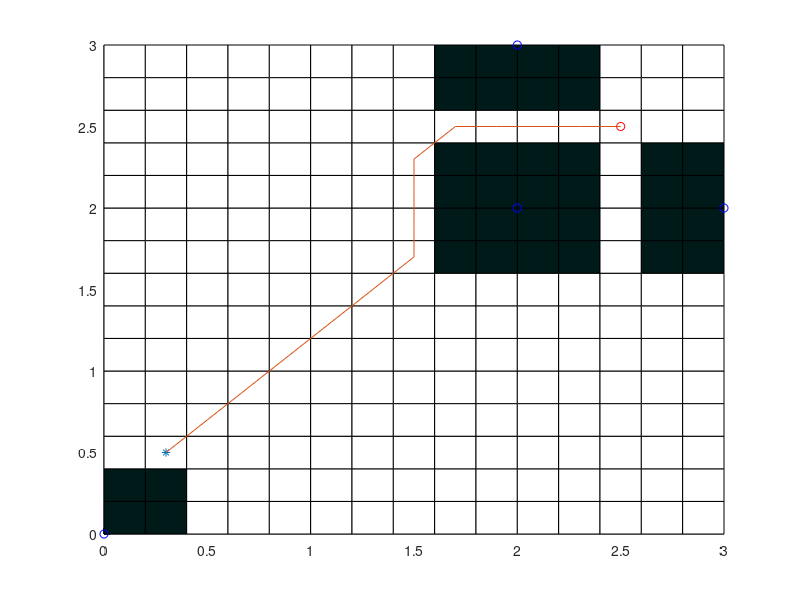

The MATLAB script that drew this image:

function [pathPoints,Grids,Close] = AStarFind()
%   feasible solution available
%     obstlist = [0,0;1.5 2;2 1.5;2 3;2 2;3,2]; 
    %   feasible solution not available
    obstlist = [0,0;2 3;2 2;3,2];
    gres = 0.2;
    [minx,miny,obmap] = CalcObstMap(obstlist,gres);
    goal = [2.5,2.5];
    start_i = [2,3];
    col = goal(1);
    row = goal(2);
    col = ceil((col-minx)/gres);
    row = ceil((row-miny)/gres);
    goal_i = [row,col];
    start = (start_i - 0.5)*gres+[minx,miny];
    [Grids, cost,Close] = AStarSearch(start_i,goal_i,obmap);
    pathIndex = goal_i;
    pathPoints = [];
    while any(pathIndex~=start_i)
        pathIndex_n_1 = pathIndex;
        pathPoints(end+1,:) = (pathIndex-0.5)*gres+[minx,miny]; %#ok<AGROW>
        xi = Grids(pathIndex(1),pathIndex(2),1);
        yi = Grids(pathIndex(1),pathIndex(2),2);
        pathIndex = [xi, yi];        
        if (min(pathIndex_n_1 == pathIndex))
            disp('no feasible route available for this map!');
            break
        end
    end
    pathPoints(end+1,:) = (pathIndex-0.5)*gres+[minx,miny];    % #ok<AGROW>
    draw(minx,miny,gres,obmap,start,goal,obstlist,pathPoints);
    disp(['cost is ',num2str(cost)]);
end
function draw(minx,miny,gres,obmap,start,goal,obstlist,pathPoints)
close all
figure
xlim([0 3]);
ylim([0 3]);
    hold on;
    for i = 1:size(obmap,1)
        for j = 1:size(obmap,2)
            if obmap(i,j) == 1
                rectangle('Position',[[minx,miny]+([i,j]-1)*gres,gres,gres],'FaceColor',[0 .1 .1])
            else
                rectangle('Position',[[minx,miny]+([i,j]-1)*gres,gres,gres],'FaceColor',[1  1  1])
            end
        end
    end
    plot(goal(2),goal(1),'ro');
    plot(start(1),start(2),'*');
    for i = 1:size(obstlist,1)
        plot(obstlist(i,2),obstlist(i,1),'bo');
    end
    plot(pathPoints(:,1),pathPoints(:,2));
end
function [minx,miny,obmap] = CalcObstMap(obstlist,gres)
    minx = min(obstlist(:,1));
    maxx = max(obstlist(:,1));
    miny = min(obstlist(:,2));
    maxy = max(obstlist(:,2));
    xwidth = maxx - minx;
    xwidth = ceil(xwidth/gres);
    ywidth = maxy - miny;
    ywidth = ceil(ywidth/gres);
    obmap = zeros(ywidth,xwidth);
    for i = 1:ywidth
        for j = 1:xwidth
            ix = minx+(j-1/2)*gres;
            iy = miny+(i-1/2)*gres;
            [~,D] = knnsearch(obstlist,[ix,iy]);
            if D < 0.5
                obmap(i,j) = 1;
            end
        end
    end
end
function [Grids, cost,Close] = AStarSearch(start,goal,obmap)
    dim = size(obmap);
    % Grids(i,j,1) - x of parent pos; 2 - y of parent pos; 3 - hcost; 4 -
    % gcost
    Grids = zeros(dim(1),dim(2),4);
    for i = 1:dim(1)
        for j = 1:dim(2)
            Grids(i,j,1) = i;
            Grids(i,j,2) = j;
            Grids(i,j,3) = norm(([i,j]-goal));
            Grids(i,j,4) = inf;
        end
    end
    Open = start;
    Grids(start(1),start(2),4) = 0;
    Close = [];
    while ~isempty(Open)
        % get the optimal node wknode from 8 neibour open nodes
        [wknode,Open] = PopOpen(Open,Grids);
        % update: 
        % 1.coordinates for 8 neibour open nodes 
        % 2.gcost for 8 neibour open nodes 
        % 3.parent node for 8 neibour open nodes 
        % 4.close node
        [Grids,Open,Close] = Update(wknode,goal,obmap,Grids,Open,Close);
        Close(end+1,:) = wknode; %#ok<AGROW>
    end
    cost = Grids(goal(1),goal(2),3)+Grids(goal(1),goal(2),4);
    % Grids(goal(1),goal(2),3) always 0, can be deleted
end
function [Grids,Open,Close] = Update(wknode,goal,obmap,Grids,Open,Close)
    dim = size(obmap);
    for i = -1:1
        for j = -1:1
            adjnode = wknode+[i,j];
            row = adjnode(1);
            col = adjnode(2);
            % if the parent node, don't compute gcost
            if i == 0 && j == 0
                continue
            % if out of map scope, don't compute cost
            elseif row < 1 || row > dim(1)
                continue
            elseif col < 1 || col > dim(2)
                continue
            % if blocked by obstacles, don't compute cost    
            elseif obmap(row,col) == 1
                continue
            end
            tcost = Grids(wknode(1),wknode(2),4)+norm([i,j]);
            if Grids(row,col,4) > tcost
                % update parent node for 8 neibour open nodes 
                Grids(row,col,1) = wknode(1);
                Grids(row,col,2) = wknode(2);
                % update gcost for 8 neibour open nodes 
                Grids(row,col,4) = tcost;
                % add adjnode to Open except wknode is goal
                if ~ismember(adjnode,Open,'rows') && ~isequal(adjnode,goal)
                    Open(end+1,:) = adjnode; %#ok<AGROW>
                end
                % if adjnode is in Close remove it (remove detour)
                if isempty(Close)
                    % do nothing
                elseif ismember(adjnode,Close,'rows')
                    [~,rIdx] = ismember(adjnode,Close,'rows');
                    Close(rIdx,:) = [];
                end
            end
        end
    end
end
function [wknode,Open] = PopOpen(Open,Grids)
    mincost = inf;
    minidx = 1;
    for i = 1:size(Open,1)
        node = Open(i,:);
        tcost = Grids(node(1),node(2),3)+Grids(node(1),node(2),4);
        if tcost < mincost
            minidx = i;
            mincost = tcost;
        end
    end
    wknode = Open(minidx,:);
    Open(minidx,:) = [];
end